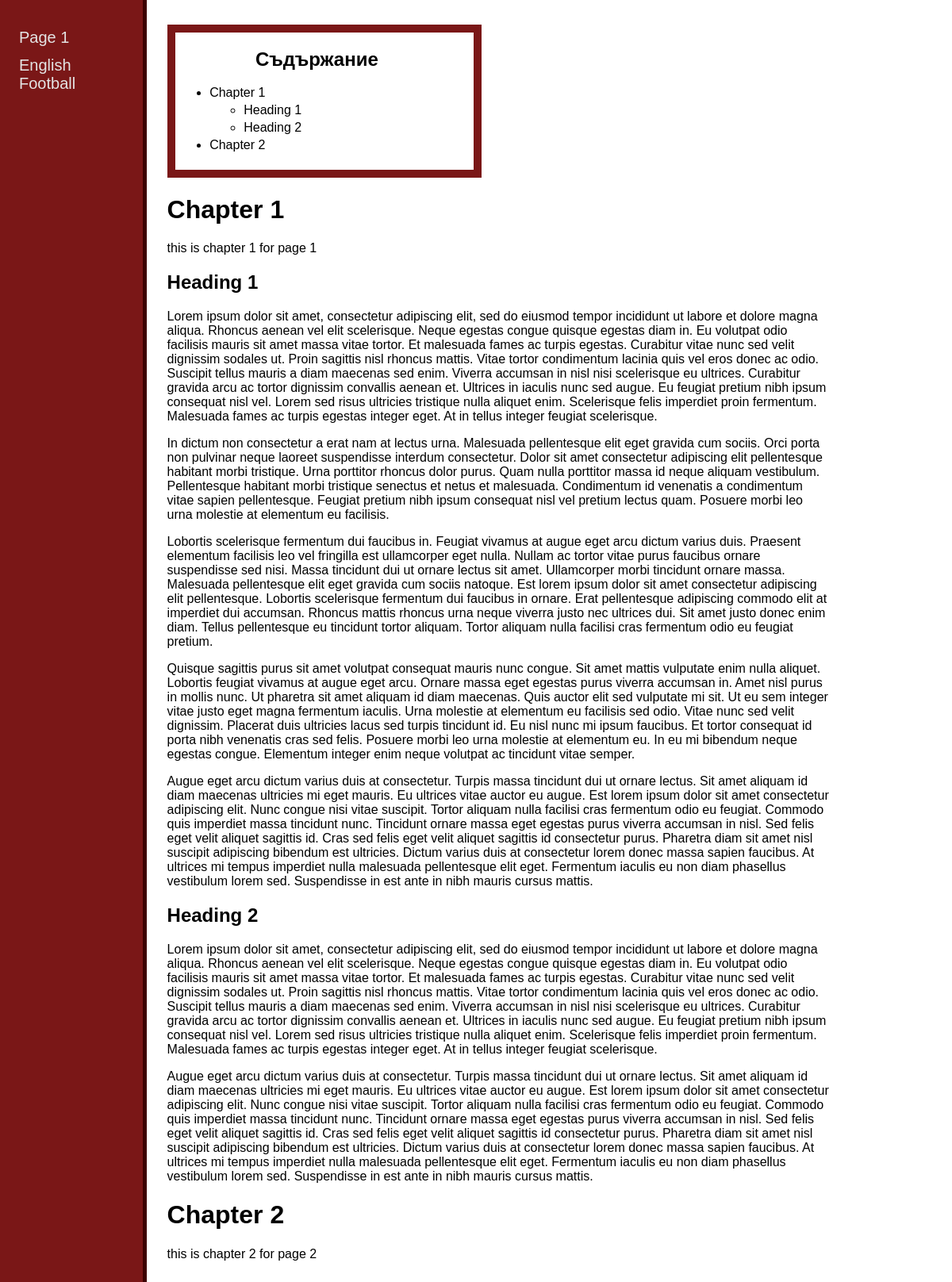
Page /Page 1/ on the committed database.
### app/models.py (models this page shows, shortened)
class Page(models.Model):
    name = models.CharField(max_length=255)
    url_name = models.CharField(max_length=255, blank=True, null=True)

class Chapter(models.Model):
    parent = models.ForeignKey(Page, verbose_name="Page", on_delete=models.CASCADE, related_name='children')
    name = models.CharField(max_length=255, blank=False)
    text = models.TextField(blank=True, null=True)
    order = models.IntegerField(default=1) #TODO: ordering
    date_added = models.DateTimeField(default=datetime.now, editable=False)
    url_name = models.CharField(max_length=255, blank=True, null=True)
    exclude = ["date_added"]

class Heading1(models.Model):
    parent = models.ForeignKey(Chapter, verbose_name="Chapter", on_delete=models.CASCADE, related_name='children')
    name = models.CharField(max_length=255, blank=True)
    text = models.TextField(blank=True, null=True)
    order = models.IntegerField(default=1)
    date_added = models.DateTimeField(default=datetime.now, editable=False)
    url_name = models.CharField(max_length=255, blank=True, null=True)
    exclude = ["date_added"]
    class Meta:
        verbose_name = "Heading"
        verbose_name_plural = "Headings"

### app/views.py (the view)
# urls.py: path('<str:page_name>/', views.view_by_page_name, name='page'),
def view_by_page_name(request, page_name: str) -> HttpResponse:
    if not all_pages:
        return render(request, 'home.html', context={
            'title': 'Placeholder Title',
            'body': 'Placeholder body blah blah blah',
            })
    for page in all_pages:
        if page.url_name == page_name:
            context = {
                'page_name': page.name,
                'page': page,
                'all_pages': all_pages
            }
            return render(request, 'page.html', context=context)
    context = {
        'page_name': all_pages[0].name,
        'page': all_pages[0],
        'all_pages': all_pages
    }
    return render(request, 'page.html', context=context)

### app/helpers/template_filters.py (called while the page is built)
@register.simple_tag(takes_context=True)
def add_active_class(context, path_name, kwargs=None):
    if reverse(path_name, kwargs=kwargs) == context.request.path:
        return 'active'
    return ''

@register.simple_tag(takes_context=True)
def add_active_class_page(context, path_name, page_name):
    return add_active_class(context, path_name, {'page_name': page_name})

### templates/page.html (shortened to what this page needs)
{% extends "base.html" %}
{% block content %}
<div class="content_container">
    {% include "toc.html" %}
    {% for chapter in page.children.all %}
    <h1 id={{chapter.url_name}}>{{ chapter.name }}</h1>
    {{ chapter.text|linebreaks }}
        {% for heading in chapter.children.all %}
            <h2 id={{heading.url_name}}>{{ heading.name }}</h2>
            {{ heading.text|linebreaks }}
        {% endfor %}
    {% endfor %}
</div>
{% endblock %}

### templates/navbar.html (shortened to what this page needs)
{% load template_filters %}
{% block nav %}
    <nav class="navbar">
      <div id="navbar_links">
        {% for page in all_pages %}
        {% block nav-home %}<a class="{% add_active_class_page 'page' page.url_name  %}" href="{% url 'page' page.url_name %}">{{ page.name }}</a>{% endblock %}
            {% endfor %}
      </div>
    </nav>
    {% endblock %}

### templates/toc.html (shortened to what this page needs)
<div id="toc_container">
    <div id="toc_internal">
        <h2 class="toc_title">Съдържание</h2>
        <ul>
          {% for chapter in page.children.all %}
          <li><a href = #{{ chapter.url_name }}>{{ chapter.name }}</a>
            <ul>
        {% for heading in chapter.children.all %}
        <li><a href = #{{ heading.url_name }}>{{ heading.name }}</a>
          </li>
        {% endfor %}
      </ul></li>
    {% endfor %}
    </ul>
    </div>
</div>

### static/style.css (style rules this page uses)
body { margin: 0px; }
* { font-family: Tahoma, Arial, sans-serif; }
.content_container { margin: 3%; margin-right: 15%; text-decoration: none; }
#content a { text-decoration: none; color: black; }

### templates/navbar.html (style rules this page uses)
.navbar { height: 100%; width: 15%; position: fixed; z-index: 1; top: 0; left: 0; background-color: rgb(122, 23, 23); overflow-x: hidden; padding-top: 30px; border-right: 5px solid rgb(61, 0, 0); }
.navbar a { padding: 6px 24px 6px 24px; text-decoration: none; font-size: 20px; color: rgb(228, 228, 228); display: block; font-family: Geneva, Tahoma, sans-serif; }

### templates/toc.html (style rules this page uses)
#toc_container { width: 45%; background-color: rgb(122, 23, 23); padding: 10px; overflow: auto; }
#toc_internal { display: inline-block; width: 95%; margin: 0px; background-color: white; padding-bottom: 5%; padding-right: 5%; }
#toc_container ul { margin: 1%; }
#toc_container li { margin: 0 0 0.25em 0; }
#toc_container a { font-family: 'Verdana', Haettenschweiler, 'Arial Narrow Bold', sans-serif; color: #000000; text-decoration: none; }
.toc_title { font-family: Haettenschweiler, 'Arial Narrow', sans-serif; font-weight: 800; text-align: center; }

### rows in the picture
Page: name "Page 1"
Page: name "English Football"
Chapter: name "Chapter 1", text "this is chapter 1 for page 1"
Heading1: name "Heading 1", text "Lorem ipsum dolor sit amet, consectetur adipiscing elit, sed do eiusmod tempor incididunt ut labore et dolore magna aliqua. Rhoncus aenean vel elit scelerisque. Neque egestas congue quisque egestas diam in. Eu volutpat odio facilisis mauris sit amet massa vitae tortor. Et malesuada fames ac turpis egestas. Curabitur vitae nunc sed velit dignissim sodales ut. Proin sagittis nisl rhoncus mattis. Vitae tortor condimentum lacinia quis vel eros donec ac odio. Suscipit tellus mauris a diam maecenas sed enim. Viverra accumsan in nisl nisi scelerisque eu ultrices. Curabitur gravida arcu ac tortor dignissim convallis aenean et. Ultrices in iaculis nunc sed augue. Eu feugiat pretium nibh ipsum…"
Heading1: name "Heading 2", text "Lorem ipsum dolor sit amet, consectetur adipiscing elit, sed do eiusmod tempor incididunt ut labore et dolore magna aliqua. Rhoncus aenean vel elit scelerisque. Neque egestas congue quisque egestas diam in. Eu volutpat odio facilisis mauris sit amet massa vitae tortor. Et malesuada fames ac turpis egestas. Curabitur vitae nunc sed velit dignissim sodales ut. Proin sagittis nisl rhoncus mattis. Vitae tortor condimentum lacinia quis vel eros donec ac odio. Suscipit tellus mauris a diam maecenas sed enim. Viverra accumsan in nisl nisi scelerisque eu ultrices. Curabitur gravida arcu ac tortor dignissim convallis aenean et. Ultrices in iaculis nunc sed augue. Eu feugiat pretium nibh ipsum…"
Chapter: name "Chapter 2", text "this is chapter 2 for page 2"
